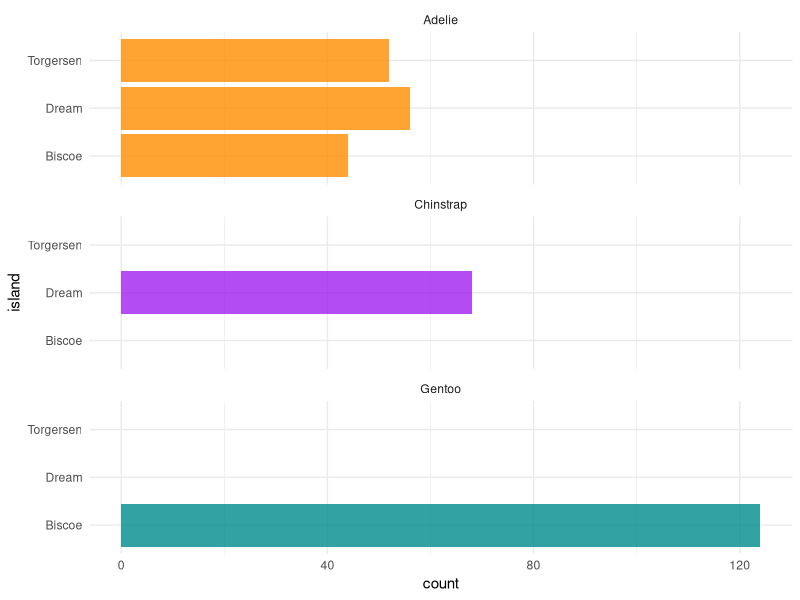
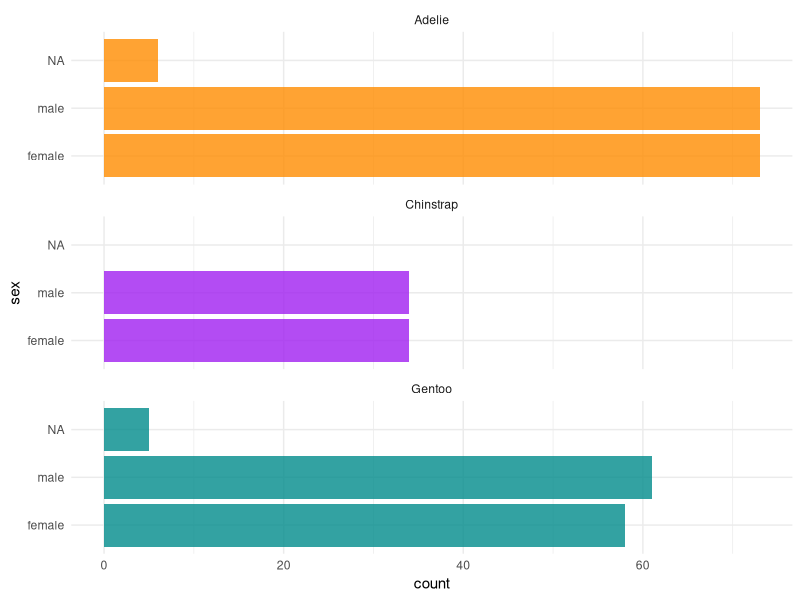
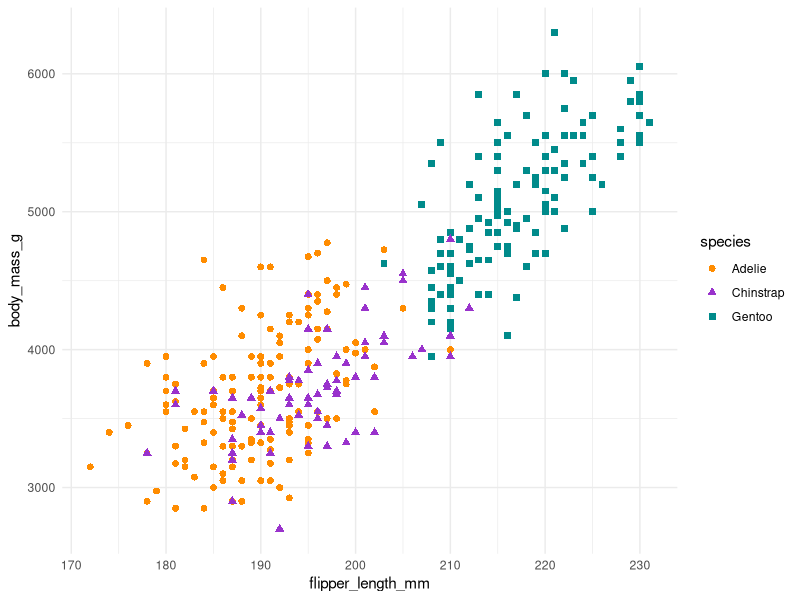
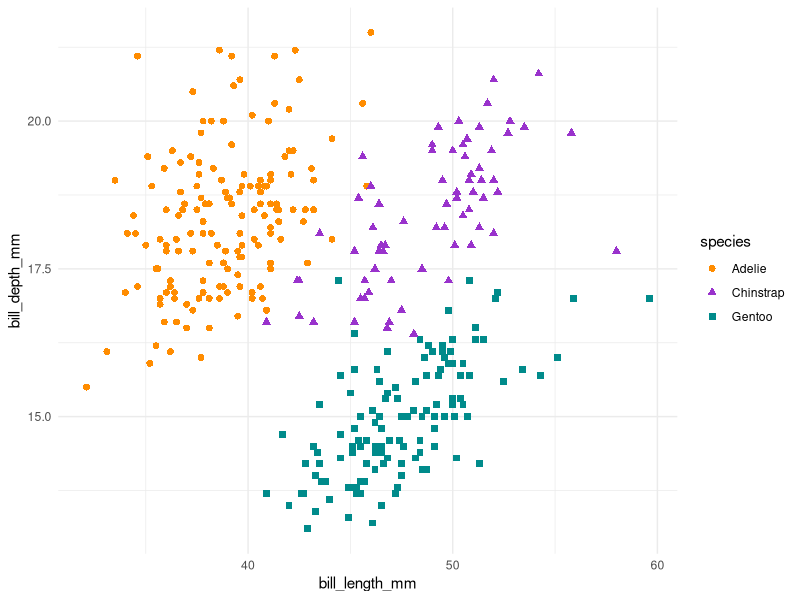
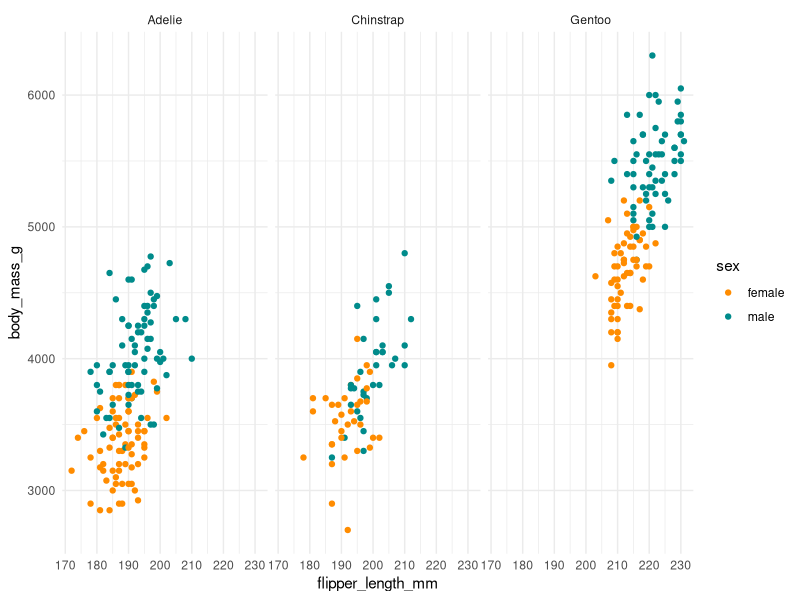
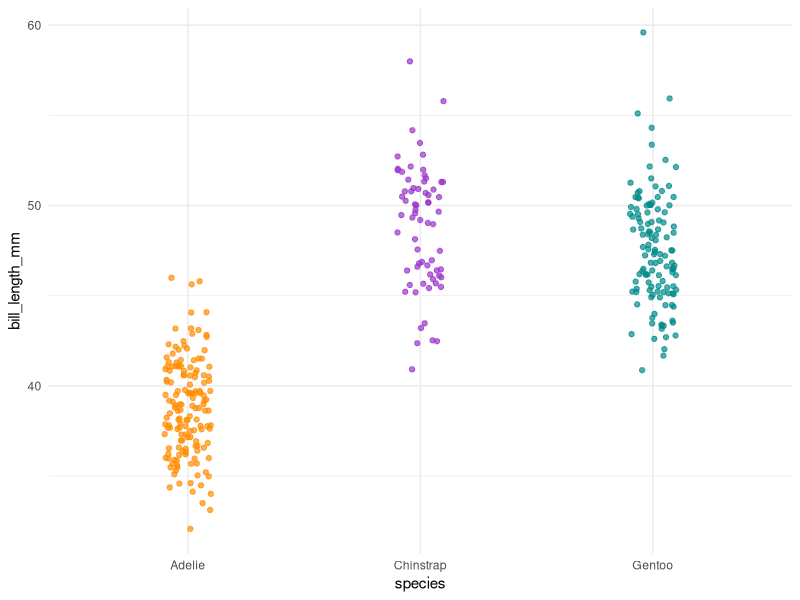
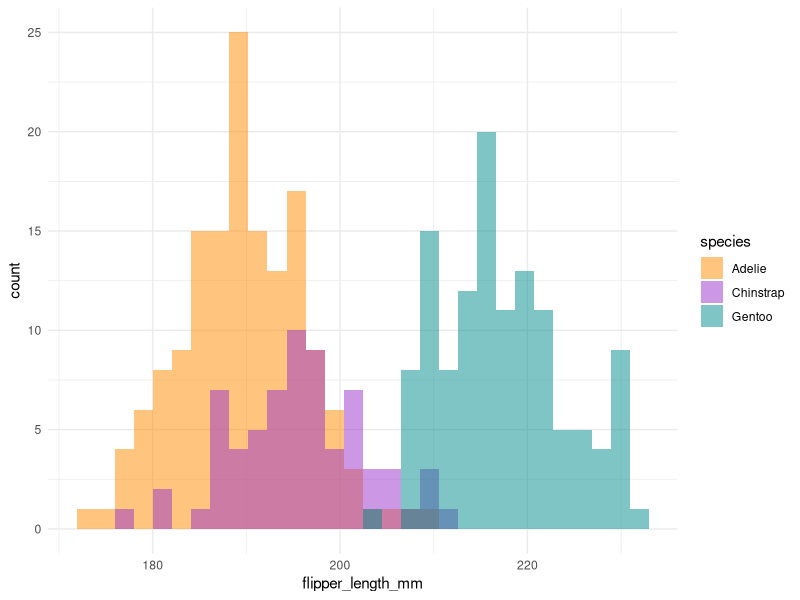

Write R code to recreate these figures, in order.
## ---- chunk 1
knitr::opts_chunk$set(
  collapse = TRUE,
  comment = "#>",
  warning = FALSE,
  message = FALSE,
  out.width = "100%"
)
## ---- chunk 2
library(palmerpenguins)
library(dplyr)
library(ggplot2)
theme_set(theme_minimal())
## ---- chunk 3
glimpse(penguins)
## ---- chunk 4
penguins %>% 
  group_by(species) %>% 
  filter(body_mass_g == min(body_mass_g, na.rm = TRUE))
## ---- chunk 5

penguins %>% 
  mutate(bill_size_mm2 = bill_depth_mm * bill_length_mm) %>% 
  head()

## ---- chunk 6
penguins %>% 
  select(ends_with("mm"))
## ---- chunk 7
penguins %>% 
  select(contains("mm"))
## ---- chunk 8
penguins %>% 
  remove_missing() %>% 
  group_by(species) %>% 
  mutate(body_mass_median = median(body_mass_g))
## ---- chunk 9
penguins %>% 
  remove_missing() %>% 
  group_by(species) %>% 
  summarize(body_mass_median = median(body_mass_g))
## ---- chunk 10
penguins %>% 
  remove_missing() %>% 
  group_by(species, year) %>% 
  summarize(across(where(is.numeric), median))
## ---- chunk 11
threshold <- 800 ### first define a threshold to distinguish big from small
penguins %>% 
  mutate(bill_size_mm2 = bill_depth_mm * bill_length_mm,
         bill_size_binary = ifelse(bill_size_mm2 > threshold, "big", "small")) %>% 
  select(bill_size_binary, bill_size_mm2, everything()) %>% 
  head()

## ---- chunk 12
penguins %>%
  dplyr::select(where(is.factor)) %>% ## note that the where() function is a tidyselect function
  glimpse()
## ---- chunk 13
# Count penguins for each species / island
penguins %>%
  count(species, island, .drop = FALSE)
## ---- chunk 14
ggplot(penguins, aes(x = island, fill = species)) +
  geom_bar(alpha = 0.8, stat = "count") +
  scale_fill_manual(values = c("darkorange","purple","cyan4"), 
                    guide = FALSE) +
  theme_minimal() +
  facet_wrap(~species, ncol = 1) +
  coord_flip()
## ---- chunk 15
# Count penguins for each species / sex
penguins %>%
  count(species, sex, .drop = FALSE)
## ---- chunk 16
ggplot(penguins, aes(x = sex, fill = species)) +
  geom_bar(alpha = 0.8) +
  scale_fill_manual(values = c("darkorange","purple","cyan4"), 
                    guide = FALSE) +
  theme_minimal() +
  facet_wrap(~species, ncol = 1) +
  coord_flip()
## ---- chunk 17
# Penguins are fun to summarize!

penguins %>% 
  group_by(species, year) %>% 
  summarize(across(where(is.numeric), mean, na.rm = TRUE))
## ---- chunk 18
penguins %>%
  dplyr::select(body_mass_g, ends_with("_mm")) %>% 
  glimpse()
## ---- chunk 19
# Scatterplot example 1: penguin flipper length versus body mass
ggplot(data = penguins, aes(x = flipper_length_mm, y = body_mass_g)) +
  geom_point(aes(color = species, 
                 shape = species),
             size = 2) +
  scale_color_manual(values = c("darkorange","darkorchid","cyan4")) 

# Scatterplot example 2: penguin bill length versus bill depth
ggplot(data = penguins, aes(x = bill_length_mm, y = bill_depth_mm)) +
  geom_point(aes(color = species, 
                 shape = species),
             size = 2)  +
  scale_color_manual(values = c("darkorange","darkorchid","cyan4"))
## ---- chunk 20
ggplot(penguins, aes(x = flipper_length_mm,
                     y = body_mass_g)) +
  geom_point(aes(color = sex)) +
  scale_color_manual(values = c("darkorange","cyan4"), 
                     na.translate = FALSE) +
  facet_wrap(~species)
## ---- chunk 21
# Jitter plot example: bill length by species
ggplot(data = penguins, aes(x = species, y = bill_length_mm)) +
  geom_jitter(aes(color = species),
              width = 0.1, 
              alpha = 0.7,
              show.legend = FALSE) +
  scale_color_manual(values = c("darkorange","darkorchid","cyan4"))

# Histogram example: flipper length by species
ggplot(data = penguins, aes(x = flipper_length_mm)) +
  geom_histogram(aes(fill = species), alpha = 0.5, position = "identity") +
  scale_fill_manual(values = c("darkorange","darkorchid","cyan4"))
